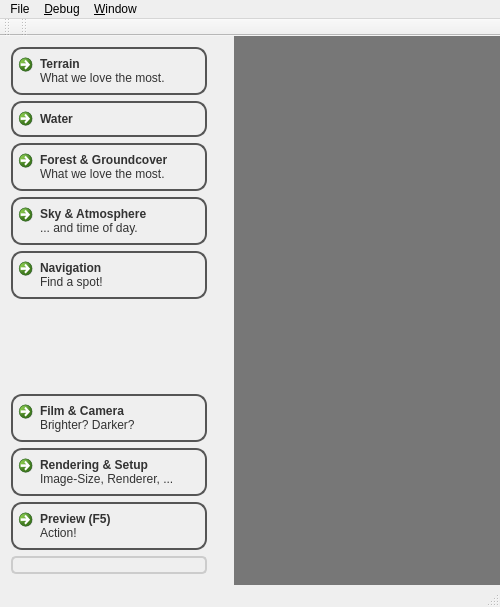
<?xml version="1.0" encoding="UTF-8"?>
<ui version="4.0">
 <class>MainWindow</class>
 <widget class="QMainWindow" name="MainWindow">
  <property name="geometry">
   <rect>
    <x>0</x>
    <y>0</y>
    <width>500</width>
    <height>607</height>
   </rect>
  </property>
  <property name="windowTitle">
   <string>picogen:CosyGui</string>
  </property>
  <property name="styleSheet">
   <string notr="true">#centralWidget {
background: qlineargradient(x1: 0, y1: 0, x2:0, y2: 1,
stop: 0 #b6b6b6, stop: 0.08 #8f8f8f,
stop: 0.4 #727272,
stop: 0.9 #5c5c5c, stop: 1 #434343);
}

QTextEdit {
background: qlineargradient(x1: 0, y1: 0, x2:1, y2: 1,
stop: 0 #655, stop: 1 #555);
color:white;
}
QAbstractSpinBox, QLineEdit, QComboBox {
background: qlineargradient(x1: 0, y1: 0, x2:1, y2: 0,
stop: 0 #655, stop: 1 #556);
color:white;
border:1px solid #fff;
border-radius:4px;
}

QComboBox {
selection-color: white;
selection-background-color: brown;
}

QComboBox QListView { /* the popup */
color: blue;
background-color: qlineargradient(x1: 0, y1: 0, x2:1, y2: 0,
stop: 0 #655, stop: 1 #556);
selection-color: gray;
selection-background-color: cyan;
}


QGroupBox {
background-color: qlineargradient(x1: 0, y1: 0, x2: 0, y2: 1,
stop: 0 rgba(135,135,135,255), stop: 1 rgba(155,155,155,255));
border: 2px solid #ccc;
border-radius: 5px;
margin-top: 2ex; /* leave space at the top for the title */
}
QGroupBox::title {
subcontrol-origin: margin;
subcontrol-position: top center; /* position at the top center */
color:white;
}
/* note that below is a hack, simply setting that to &quot;transparent&quot; does not give good results, so we set it equal to QGroupBox bg-color */
#scrollAreaWidgetContents {
background-color: qlineargradient(x1: 0, y1: 0, x2: 0, y2: 1,
stop: 0 rgba(135,135,135,255), stop: 1 rgba(155,155,155,255));
}




QPushButton {
color: #333;
border: 2px solid #555;
border-radius: 11px;
padding: 5px;
background: qradialgradient(cx: 0.3, cy: -0.4,
fx: 0.3, fy: -0.4,
radius: 1.35, stop: 0 #fff, stop: 1 #858080);
min-width: 80px;
}
QPushButton:hover {
background: qradialgradient(cx: 0.3, cy: -0.4,
fx: 0.3, fy: 0.4,
radius: 1.35, stop: 0 #ffe5d0, stop: 1 #888);
}
QPushButton:pressed {
background: qradialgradient(cx: 0.4, cy: -0.1,
fx: 0.4, fy: -0.1,
radius: 1.35, stop: 0 #fff, stop: 1 #ddd);
}
QPushButton:checked:hover {
background: qradialgradient(cx: 0.3, cy: -0.4,
fx: 0.3, fy: 0.4,
radius: 1.35,
stop: 0 #eee, stop: 1 #bbb);
}



/* Main Frame *************************************************/
#mainFrame {
background-color: #777;
}

#selectKind {
}
#selectKind QPushButton {
color: #333;
border: 2px solid #555;
border-radius: 11px;
padding: 5px;
background: qradialgradient(cx: 0.3, cy: -0.4,
fx: 0.3, fy: -0.4,
radius: 1.35, stop: 0 #fff, stop: 1 #859080);
min-width: 80px;
}
#selectKind QPushButton:hover {
background: qradialgradient(cx: 0.3, cy: -0.4,
fx: 0.3, fy: 0.4,
radius: 1.35, stop: 0 #ffe5d0, stop: 1 #888);
}
#selectKind QPushButton:pressed {
background: qradialgradient(cx: 0.4, cy: -0.1,
fx: 0.4, fy: -0.1,
radius: 1.35, stop: 0 #fff, stop: 1 #ddd);
}
#easyKind {
border: 2px solid #555;
border-radius: 11px;
border: none;
background: qlineargradient(x1: 0, y1: 0, x2:0, y2: 1,
stop: 0 #a6c6b6, stop: 0.08 #7f9f8f,
stop: 0.4 #628272,
stop: 0.9 #4c7c5c, stop: 1 #335343);
}
#toughKind{
border: 2px solid #555;
border-radius: 11px;
border: none;
background: qlineargradient(x1: 0, y1: 0, x2:0, y2: 1,
stop: 0 #c6a6b6, stop: 0.08 #9f7f8f,
stop: 0.4 #826272,
stop: 0.9 #6c4c5c, stop: 1 #533343);
}



/* Stash Frame *************************************************/
StashFrame {
max-height:32px;
min-height:32px;
border: none;
background: qlineargradient(x1: 0, y1: 0, x2:0, y2: 1,
stop: 0 #a6a6b6, stop: 0.08 #7f7f8f,
stop: 0.4 #626272,
stop: 0.9 #4c4c5c, stop: 1 #333343);
}
StashFrame QLabel {
font-weight: bold;
font-size:16px;
color:#ddd;
spacing:0px;
/*font:bold italic large;*/
}
StashFrame QPushButton {
color: #333;
border: 2px solid #555;
border-radius: 11px;
padding: 5px;
background: qradialgradient(cx: 0.3, cy: -0.4,
fx: 0.3, fy: -0.4,
radius: 1.35, stop: 0 #fff, stop: 1 #859080);
min-width: 80px;
}
StashFrame QPushButton:hover {
background: qradialgradient(cx: 0.3, cy: -0.4,
fx: 0.3, fy: 0.4,
radius: 1.35, stop: 0 #ffe5d0, stop: 1 #888);
}
StashFrame QPushButton:pressed {
background: qradialgradient(cx: 0.4, cy: -0.1,
fx: 0.4, fy: -0.1,
radius: 1.35, stop: 0 #fff, stop: 1 #ddd);
}
StashFrame QPushButton:checked:hover {
background: qradialgradient(cx: 0.3, cy: -0.4,
fx: 0.3, fy: 0.4,
radius: 1.35,
stop: 0 #fed, stop: 1 #bbb);
}



/* Navigation Frame *************************************************/
/* largely inspired by http://thesmithfam.org/blog/2009/09/17/qt-stylesheets-button-bar-tutorial/ */
#navigationFrame {
border: none;
background: qlineargradient(x1: 0, y1: 0, x2:0, y2: 1,
stop: 0 #868686, stop: 0.08 #6f6f6f,
stop: 0.4 #626262,
stop: 0.9 #4c4c4c, stop: 1 #333333);
}
#navigationFrame QPushButton {
color: #333;
border: 2px solid #555;
border-radius: 11px;
padding: 5px;
background: qradialgradient(cx: 0.3, cy: -0.4,
fx: 0.3, fy: -0.4,
radius: 1.35, stop: 0 #fff, stop: 1 #888);
min-width: 80px;
}
#navigationFrame QPushButton:checked {
color: #333;
border: 2px solid #555;
border-radius: 11px;
padding: 5px;
background: qradialgradient(cx: 0.3, cy: -0.4,
fx: 0.3, fy: 0.4,
radius: 1.35,
stop: 0 #efd, stop: 1 #888);
min-width: 80px;
}
#navigationFrame QPushButton:hover {
background: qradialgradient(cx: 0.3, cy: -0.4,
fx: 0.3, fy: -0.4,
radius: 1.35, stop: 0 #fff, stop: 1 #bbb);
}
#navigationFrame QPushButton:pressed {
background: qradialgradient(cx: 0.4, cy: -0.1,
fx: 0.4, fy: -0.1,
radius: 1.35, stop: 0 #fff, stop: 1 #ddd);
}
#navigationFrame QPushButton:checked:hover {
background: qradialgradient(cx: 0.3, cy: -0.4,
fx: 0.3, fy: 0.4,
radius: 1.35,
stop: 0 #efd, stop: 1 #bbb);
}



/* Sub Navigation Frame *************************************************/
/* largely inspired by http://thesmithfam.org/blog/2009/09/17/qt-stylesheets-button-bar-tutorial/ */
#subNavigationFrame {
border: none;
background: qlineargradient(x1: 0, y1: 0, x2: 0, y2: 1,
stop: 0 #a6a6a6,
stop: 0.08 #7f7f7f,
stop: 0.39999 #717171,
stop: 0.4 #626262,
stop: 0.9 #4c4c4c,
stop: 1 #333333);
}
#subNavigationFrame QPushButton {
color: #333;
border: 2px solid #555;
border-radius: 11px;
padding: 5px;
background: qradialgradient(cx: 0.3, cy: -0.4,
fx: 0.3, fy: -0.4,
radius: 1.35, stop: 0 #fff, stop: 1 #888);
min-width: 80px;
}
#subNavigationFrame QPushButton:checked {
color: #333;
border: 2px solid #555;
border-radius: 11px;
padding: 5px;
background: qradialgradient(cx: 0.3, cy: -0.4,
fx: 0.3, fy: 0.4,
radius: 1.35,
stop: 0 #fed, stop: 1 #888);
min-width: 80px;
}
#subNavigationFrame QPushButton:hover {
background: qradialgradient(cx: 0.3, cy: -0.4,
fx: 0.3, fy: -0.4,
radius: 1.35, stop: 0 #fff, stop: 1 #bbb);
}
#subNavigationFrame QPushButton:pressed {
background: qradialgradient(cx: 0.4, cy: -0.1,
fx: 0.4, fy: -0.1,
radius: 1.35, stop: 0 #fff, stop: 1 #ddd);
}
#subNavigationFrame QPushButton:checked:hover {
background: qradialgradient(cx: 0.3, cy: -0.4,
fx: 0.3, fy: 0.4,
radius: 1.35,
stop: 0 #fed, stop: 1 #bbb);
}</string>
  </property>
  <widget class="QWidget" name="centralWidget">
   <layout class="QHBoxLayout" name="horizontalLayout">
    <property name="spacing">
     <number>8</number>
    </property>
    <property name="margin">
     <number>0</number>
    </property>
    <item>
     <widget class="QFrame" name="navigationFrame">
      <property name="sizePolicy">
       <sizepolicy hsizetype="Maximum" vsizetype="Preferred">
        <horstretch>0</horstretch>
        <verstretch>0</verstretch>
       </sizepolicy>
      </property>
      <property name="minimumSize">
       <size>
        <width>218</width>
        <height>0</height>
       </size>
      </property>
      <layout class="QVBoxLayout" name="verticalLayout">
       <item>
        <widget class="QCommandLinkButton" name="terrainCommandLink">
         <property name="sizePolicy">
          <sizepolicy hsizetype="Preferred" vsizetype="Preferred">
           <horstretch>0</horstretch>
           <verstretch>0</verstretch>
          </sizepolicy>
         </property>
         <property name="maximumSize">
          <size>
           <width>16777215</width>
           <height>16777215</height>
          </size>
         </property>
         <property name="text">
          <string>Terrain</string>
         </property>
         <property name="icon">
          <iconset>
           <normaloff>:/toplevel-navigation/resources/dellipack_freeforcommercial_landscape.png</normaloff>:/toplevel-navigation/resources/dellipack_freeforcommercial_landscape.png</iconset>
         </property>
         <property name="iconSize">
          <size>
           <width>40</width>
           <height>48</height>
          </size>
         </property>
         <property name="checkable">
          <bool>true</bool>
         </property>
         <property name="description">
          <string>What we love the most.</string>
         </property>
        </widget>
       </item>
       <item>
        <widget class="QCommandLinkButton" name="waterCommandLink">
         <property name="sizePolicy">
          <sizepolicy hsizetype="Preferred" vsizetype="Preferred">
           <horstretch>0</horstretch>
           <verstretch>0</verstretch>
          </sizepolicy>
         </property>
         <property name="maximumSize">
          <size>
           <width>16777215</width>
           <height>16777215</height>
          </size>
         </property>
         <property name="text">
          <string>Water</string>
         </property>
         <property name="iconSize">
          <size>
           <width>40</width>
           <height>48</height>
          </size>
         </property>
         <property name="checkable">
          <bool>true</bool>
         </property>
        </widget>
       </item>
       <item>
        <widget class="QCommandLinkButton" name="forestCommandLink">
         <property name="sizePolicy">
          <sizepolicy hsizetype="Preferred" vsizetype="Preferred">
           <horstretch>0</horstretch>
           <verstretch>0</verstretch>
          </sizepolicy>
         </property>
         <property name="maximumSize">
          <size>
           <width>16777215</width>
           <height>16777215</height>
          </size>
         </property>
         <property name="text">
          <string>Forest &amp;&amp; Groundcover</string>
         </property>
         <property name="icon">
          <iconset>
           <normaloff>:/toplevel-navigation/resources/greenpack_cc-attribution-noncommercial-sharealike_flora.png</normaloff>:/toplevel-navigation/resources/greenpack_cc-attribution-noncommercial-sharealike_flora.png</iconset>
         </property>
         <property name="iconSize">
          <size>
           <width>40</width>
           <height>48</height>
          </size>
         </property>
         <property name="checkable">
          <bool>true</bool>
         </property>
         <property name="description">
          <string>What we love the most.</string>
         </property>
        </widget>
       </item>
       <item>
        <widget class="QCommandLinkButton" name="sunskyCommandLink">
         <property name="sizePolicy">
          <sizepolicy hsizetype="Preferred" vsizetype="Preferred">
           <horstretch>0</horstretch>
           <verstretch>0</verstretch>
          </sizepolicy>
         </property>
         <property name="text">
          <string>Sky &amp;&amp; Atmosphere</string>
         </property>
         <property name="icon">
          <iconset resource="resources.qrc">
           <normaloff>:/toplevel-navigation/skyatmosphere</normaloff>:/toplevel-navigation/skyatmosphere</iconset>
         </property>
         <property name="iconSize">
          <size>
           <width>40</width>
           <height>48</height>
          </size>
         </property>
         <property name="checkable">
          <bool>true</bool>
         </property>
         <property name="description">
          <string>... and time of day.</string>
         </property>
        </widget>
       </item>
       <item>
        <widget class="QCommandLinkButton" name="navigationCommandLink">
         <property name="sizePolicy">
          <sizepolicy hsizetype="Preferred" vsizetype="Preferred">
           <horstretch>0</horstretch>
           <verstretch>0</verstretch>
          </sizepolicy>
         </property>
         <property name="text">
          <string>Navigation</string>
         </property>
         <property name="icon">
          <iconset>
           <normaloff>:/toplevel-navigation/resources/oldschool_freefornoncommercial_navigation.png</normaloff>:/toplevel-navigation/resources/oldschool_freefornoncommercial_navigation.png</iconset>
         </property>
         <property name="iconSize">
          <size>
           <width>40</width>
           <height>48</height>
          </size>
         </property>
         <property name="checkable">
          <bool>true</bool>
         </property>
         <property name="description">
          <string>Find a spot!</string>
         </property>
        </widget>
       </item>
       <item>
        <spacer name="verticalSpacer">
         <property name="orientation">
          <enum>Qt::Vertical</enum>
         </property>
         <property name="sizeHint" stdset="0">
          <size>
           <width>20</width>
           <height>40</height>
          </size>
         </property>
        </spacer>
       </item>
       <item>
        <widget class="QCommandLinkButton" name="filmCommandLink">
         <property name="sizePolicy">
          <sizepolicy hsizetype="Preferred" vsizetype="Preferred">
           <horstretch>0</horstretch>
           <verstretch>0</verstretch>
          </sizepolicy>
         </property>
         <property name="maximumSize">
          <size>
           <width>16777215</width>
           <height>16777215</height>
          </size>
         </property>
         <property name="text">
          <string>Film &amp;&amp; Camera</string>
         </property>
         <property name="icon">
          <iconset>
           <normaloff>:/toplevel-navigation/resources/darkglass_gpl_film.png</normaloff>:/toplevel-navigation/resources/darkglass_gpl_film.png</iconset>
         </property>
         <property name="iconSize">
          <size>
           <width>40</width>
           <height>48</height>
          </size>
         </property>
         <property name="checkable">
          <bool>true</bool>
         </property>
         <property name="description">
          <string>Brighter? Darker?</string>
         </property>
        </widget>
       </item>
       <item>
        <widget class="QCommandLinkButton" name="renderingSetupCommandLink">
         <property name="sizePolicy">
          <sizepolicy hsizetype="Preferred" vsizetype="Preferred">
           <horstretch>0</horstretch>
           <verstretch>0</verstretch>
          </sizepolicy>
         </property>
         <property name="maximumSize">
          <size>
           <width>16777215</width>
           <height>16777215</height>
          </size>
         </property>
         <property name="text">
          <string>Rendering &amp;&amp; Setup</string>
         </property>
         <property name="icon">
          <iconset resource="resources.qrc">
           <normaloff>:/toplevel-navigation/resources/oxygen_gpl_screen.png</normaloff>:/toplevel-navigation/resources/oxygen_gpl_screen.png</iconset>
         </property>
         <property name="iconSize">
          <size>
           <width>40</width>
           <height>48</height>
          </size>
         </property>
         <property name="checkable">
          <bool>true</bool>
         </property>
         <property name="description">
          <string>Image-Size, Renderer, ...</string>
         </property>
        </widget>
       </item>
       <item>
        <widget class="QCommandLinkButton" name="renderCommandLink">
         <property name="sizePolicy">
          <sizepolicy hsizetype="Preferred" vsizetype="Preferred">
           <horstretch>0</horstretch>
           <verstretch>0</verstretch>
          </sizepolicy>
         </property>
         <property name="text">
          <string>Preview (F5)</string>
         </property>
         <property name="icon">
          <iconset>
           <normaloff>:/toplevel-navigation/resources/sleekxp_cc-noncommercial_render.png</normaloff>:/toplevel-navigation/resources/sleekxp_cc-noncommercial_render.png</iconset>
         </property>
         <property name="iconSize">
          <size>
           <width>48</width>
           <height>48</height>
          </size>
         </property>
         <property name="shortcut">
          <string>F5</string>
         </property>
         <property name="description">
          <string>Action!</string>
         </property>
        </widget>
       </item>
       <item>
        <widget class="QGroupBox" name="groupBox">
         <property name="title">
          <string/>
         </property>
         <layout class="QVBoxLayout" name="verticalLayout_3">
          <property name="margin">
           <number>0</number>
          </property>
          <item>
           <widget class="picogen::qt4_gui::RenderWidget" name="renderWidget" native="true"/>
          </item>
         </layout>
        </widget>
       </item>
      </layout>
     </widget>
    </item>
    <item>
     <widget class="picogen::qt4_gui::AppNavigation" name="appNavigation">
      <property name="frameShape">
       <enum>QFrame::StyledPanel</enum>
      </property>
      <property name="frameShadow">
       <enum>QFrame::Raised</enum>
      </property>
     </widget>
    </item>
    <item>
     <widget class="QFrame" name="mainFrame">
      <property name="frameShape">
       <enum>QFrame::NoFrame</enum>
      </property>
      <layout class="QVBoxLayout" name="verticalLayout_4">
       <property name="spacing">
        <number>0</number>
       </property>
       <property name="margin">
        <number>0</number>
       </property>
       <item>
        <widget class="QStackedWidget" name="stackedWidget">
         <property name="currentIndex">
          <number>4</number>
         </property>
         <widget class="picogen::qt4_gui::FilmSettingsAndCamera" name="filmSettingsAndCamera"/>
         <widget class="picogen::qt4_gui::NavigationWindow" name="navigation"/>
         <widget class="picogen::qt4_gui::TerrainWindow" name="terrain"/>
         <widget class="picogen::qt4_gui::SunSkyWindow" name="sunSky"/>
         <widget class="picogen::qt4_gui::TwinRenderSettingsWindow" name="renderingSetup"/>
         <widget class="picogen::qt4_gui::WaterWindow" name="water"/>
        </widget>
       </item>
      </layout>
     </widget>
    </item>
   </layout>
  </widget>
  <widget class="QMenuBar" name="menuBar">
   <property name="geometry">
    <rect>
     <x>0</x>
     <y>0</y>
     <width>500</width>
     <height>23</height>
    </rect>
   </property>
   <widget class="QMenu" name="menuFile">
    <property name="title">
     <string>File</string>
    </property>
    <addaction name="actionSave"/>
    <addaction name="actionLoad"/>
   </widget>
   <widget class="QMenu" name="menu_Debug">
    <property name="title">
     <string>&amp;Debug</string>
    </property>
    <addaction name="action_Stylesheet"/>
    <addaction name="actionShow_redshift_file"/>
    <addaction name="actionShow_redshift_file_used_for_last_rendering"/>
   </widget>
   <widget class="QMenu" name="menu_Window">
    <property name="title">
     <string>&amp;Window</string>
    </property>
    <addaction name="actionCompact_left_pane"/>
   </widget>
   <addaction name="menuFile"/>
   <addaction name="menu_Debug"/>
   <addaction name="menu_Window"/>
  </widget>
  <widget class="QToolBar" name="mainToolBar">
   <attribute name="toolBarArea">
    <enum>TopToolBarArea</enum>
   </attribute>
   <attribute name="toolBarBreak">
    <bool>false</bool>
   </attribute>
  </widget>
  <widget class="QStatusBar" name="statusBar"/>
  <widget class="QToolBar" name="toolBar">
   <property name="windowTitle">
    <string>toolBar</string>
   </property>
   <attribute name="toolBarArea">
    <enum>TopToolBarArea</enum>
   </attribute>
   <attribute name="toolBarBreak">
    <bool>false</bool>
   </attribute>
  </widget>
  <action name="actionSave">
   <property name="text">
    <string>&amp;Save</string>
   </property>
   <property name="shortcut">
    <string>Ctrl+S</string>
   </property>
  </action>
  <action name="actionLoad">
   <property name="text">
    <string>&amp;Load</string>
   </property>
   <property name="shortcut">
    <string>Ctrl+L</string>
   </property>
  </action>
  <action name="action_Stylesheet">
   <property name="text">
    <string>&amp;Stylesheet</string>
   </property>
  </action>
  <action name="actionShow_redshift_file">
   <property name="text">
    <string>Show &amp;redshift file</string>
   </property>
  </action>
  <action name="actionShow_redshift_file_used_for_last_rendering">
   <property name="text">
    <string>Show redshift file used for last rendering</string>
   </property>
  </action>
  <action name="actionCompact_left_pane">
   <property name="checkable">
    <bool>true</bool>
   </property>
   <property name="text">
    <string>Compact left pane</string>
   </property>
   <property name="shortcut">
    <string>Ctrl+H</string>
   </property>
  </action>
 </widget>
 <layoutdefault spacing="6" margin="11"/>
 <customwidgets>
  <customwidget>
   <class>picogen::qt4_gui::RenderWidget</class>
   <extends>QWidget</extends>
   <header>renderwidget.h</header>
   <container>1</container>
  </customwidget>
  <customwidget>
   <class>picogen::qt4_gui::TerrainWindow</class>
   <extends>QWidget</extends>
   <header>terrainwindow.h</header>
   <container>1</container>
  </customwidget>
  <customwidget>
   <class>picogen::qt4_gui::SunSkyWindow</class>
   <extends>QWidget</extends>
   <header>sunskywindow.h</header>
   <container>1</container>
  </customwidget>
  <customwidget>
   <class>picogen::qt4_gui::NavigationWindow</class>
   <extends>QWidget</extends>
   <header>navigationwindow.h</header>
   <container>1</container>
  </customwidget>
  <customwidget>
   <class>picogen::qt4_gui::TwinRenderSettingsWindow</class>
   <extends>QWidget</extends>
   <header>twinrendersettingswindow.h</header>
   <container>1</container>
  </customwidget>
  <customwidget>
   <class>picogen::qt4_gui::WaterWindow</class>
   <extends>QWidget</extends>
   <header>waterwindow.h</header>
   <container>1</container>
  </customwidget>
  <customwidget>
   <class>picogen::qt4_gui::FilmSettingsAndCamera</class>
   <extends>QWidget</extends>
   <header>filmsettingsandcamera.h</header>
   <container>1</container>
  </customwidget>
  <customwidget>
   <class>picogen::qt4_gui::AppNavigation</class>
   <extends>QFrame</extends>
   <header>appnavigation.h</header>
   <container>1</container>
  </customwidget>
 </customwidgets>
 <resources>
  <include location="resources.qrc"/>
 </resources>
 <connections/>
</ui>
